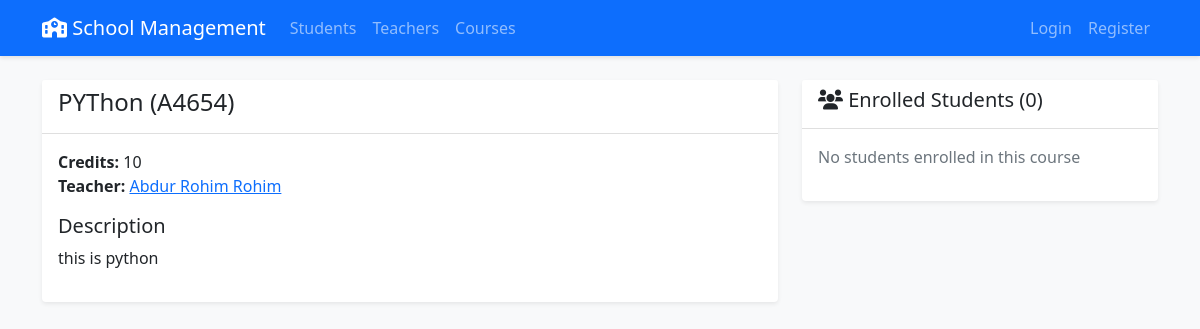
The page /courses/1/ on the database its author committed.
### school/models.py (models this page shows, shortened)
class Course(models.Model):
    name = models.CharField(max_length=100)
    code = models.CharField(max_length=10, unique=True)
    description = models.TextField()
    credits = models.IntegerField()
    teacher = models.ForeignKey(Teacher, on_delete=models.SET_NULL, null=True, related_name='courses')

class Teacher(models.Model):
    user = models.OneToOneField(User, on_delete=models.CASCADE, null=True, blank=True)
    first_name = models.CharField(max_length=50)
    last_name = models.CharField(max_length=50)
    email = models.EmailField(unique=True)
    phone = models.CharField(max_length=15)
    address = models.TextField()
    qualification = models.CharField(max_length=100)
    hire_date = models.DateField(auto_now_add=True)
    photo = models.ImageField(upload_to='teachers/', null=True, blank=True)
    def __str__(self):
        return f"{self.first_name} {self.last_name}"

### school/views.py (the view)
# urls.py: path('courses/<int:pk>/', views.course_detail, name='course-detail'),
def course_detail(request, pk):
    course = get_object_or_404(Course, pk=pk)
    students = course.students.all()
    return render(request, 'school/course_detail.html', {'course': course, 'students': students})

### school/templates/school/course_detail.html (shortened to what this page needs)
{% extends 'school/base.html' %}
{% block content %}
<div class="row">
    <div class="col-md-8">
        <div class="card mb-3">
            <div class="card-header">
                <h4>{{ course.name }} ({{ course.code }})</h4>
            </div>
            <div class="card-body">
                <p class="card-text">
                    <strong>Credits:</strong> {{ course.credits }}<br>
                    <strong>Teacher:</strong>
                    {% if course.teacher %}
                    <a href="{% url 'teacher-detail' course.teacher.id %}">{{ course.teacher }}</a>
                    {% else %}
                    Not assigned
                    {% endif %}
                </p>
                <h5>Description</h5>
                <p>{{ course.description }}</p>
            </div>
        </div>
    </div>
    <div class="col-md-4">
        <div class="card">
            <div class="card-header">
                <h5><i class="fas fa-users"></i> Enrolled Students ({{ students.count }})</h5>
            </div>
            <div class="card-body">
                <div class="list-group">
                    {% for student in students %}
                    <a href="{% url 'student-detail' student.id %}" class="list-group-item list-group-item-action">
                        <div class="d-flex w-100 justify-content-between">
                            <h6 class="mb-1">{{ student.first_name }} {{ student.last_name }}</h6>
                            <small>Year {{ student.year }}</small>
                        </div>
                        <small>{{ student.email }}</small>
                    </a>
                    {% empty %}
                    <p class="text-muted">No students enrolled in this course</p>
                    {% endfor %}
                </div>
            </div>
        </div>
    </div>
</div>
{% endblock %}

### static/css/style.css (style rules this page uses)
body { background-color: #f8f9fa; }
.card { box-shadow: 0 0.125rem 0.25rem rgba(0,0,0,.075); border: none; margin-bottom: 1.5rem; }
.card-header { background-color: #fff; border-bottom: 1px solid rgba(0,0,0,.125); }

### rows shown on the page
Course: name "PYThon", code "A4654", credits "10", teacher "Abdur Rohim Rohim", description "this is python"

### other values the page prints
{{ students.count }} "0"
